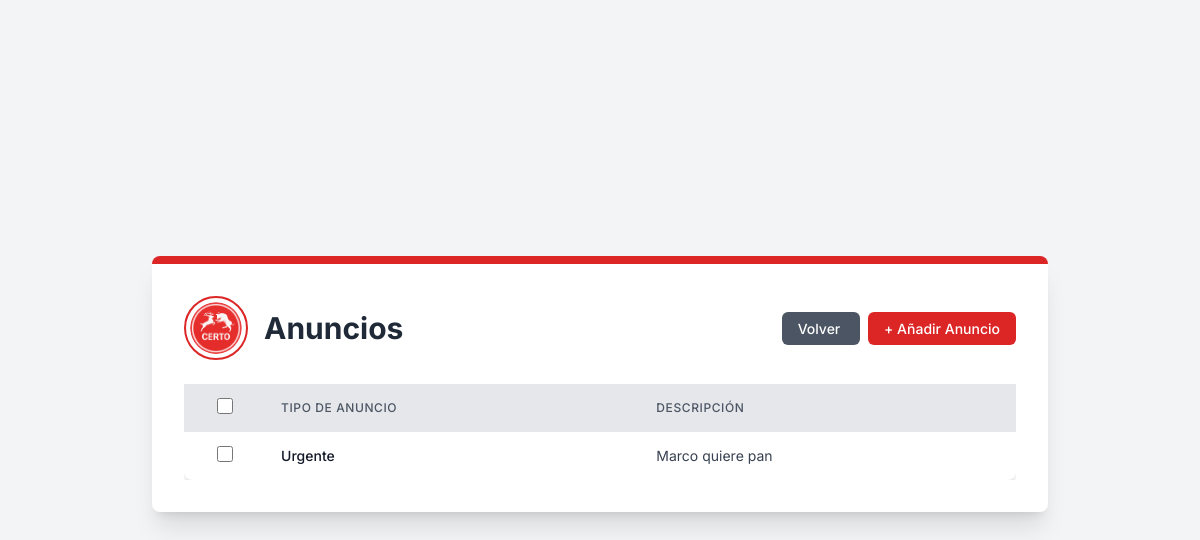
Before: /comedor/ads/ (signed in) with the older database file.
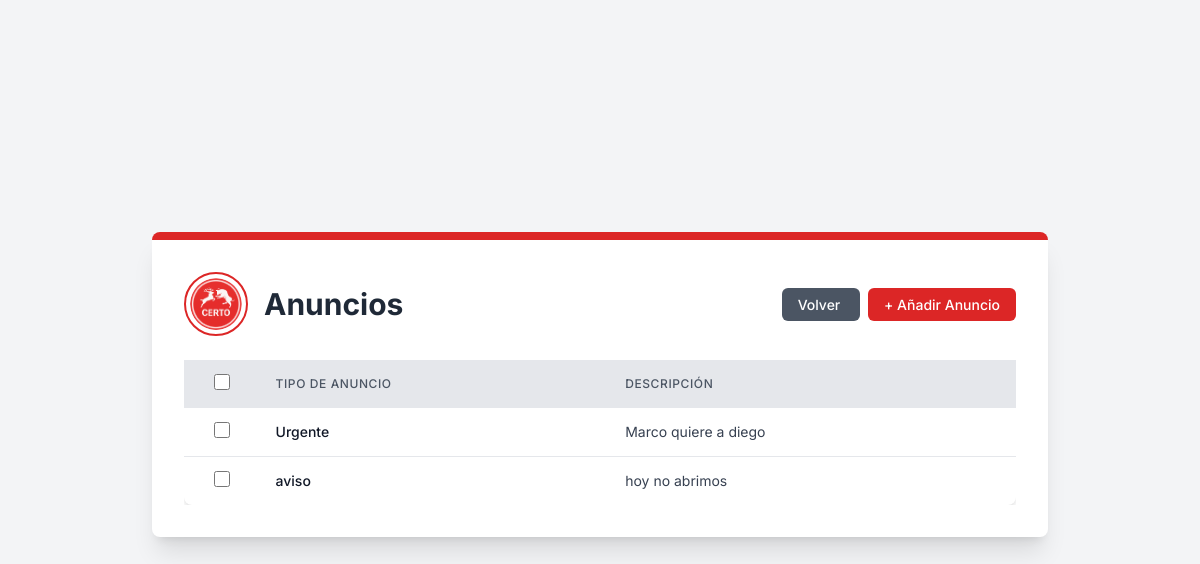
After: the same page with the newer database file.
### comedor/models.py (models this page shows, shortened)
class Noticias(models.Model):
    titulo = models.CharField(max_length=100, verbose_name='Título')
    contenido = models.TextField(verbose_name='Contenido')
    activo = models.BooleanField(default=True, verbose_name='Activo')
    autor = models.ForeignKey(Usuarios, on_delete=models.CASCADE, verbose_name='Autor')
    fecha = models.DateField(auto_now=True, verbose_name='Fecha')
    class Meta:
        verbose_name = 'Noticia'
        verbose_name_plural = 'Noticias'

### comedor/views.py (the view)
# urls.py: path("ads/", views.ads, name="ads"),
def ads(request):
    if request.user.is_authenticated:
        noticiaList = Noticias.objects.all()
        return render(request, 'Ads/ads_list_view.html', {'noticias': noticiaList})
    else:
        return redirect('core:signInUp')

### comedor/templates/Ads/ads_list_view.html (shortened to what this page needs)
{% extends "main.html" %} {% load static %}{% block content %}
    <div
      class="bg-white p-8 rounded-lg shadow-xl max-w-4xl w-full border-t-8 border-primary-red mb-8"
    >
      <div class="flex flex-col md:flex-row items-center justify-between mb-6">
        <div class="flex items-center mb-4 md:mb-0">
          <img
            src="{% static 'img/logos/logo.png' %}"
            alt="Logo de la Cafetería Certo"
            class="w-16 h-16 rounded-full border-2 border-primary-red p-1 object-cover mr-4"
          />
          <h1 class="text-3xl font-bold text-gray-800">
            Anuncios
          </h1>
        </div>
        <div class="text-right">
          <a
            href="/core/dashboard"
            class="px-4 py-2 text-sm font-medium text-white bg-gray-600 rounded-md hover:bg-gray-700 transition duration-300 ease-in-out mr-2"
          >
            Volver
        </a>
          <a
            href="{% url 'comedor:createAds' %}"
            class="px-4 py-2 text-sm font-medium text-white bg-primary-red rounded-md hover:bg-red-700 transition duration-300 ease-in-out"
          >
            + Añadir Anuncio
          </a>
        </div>
      </div>
    <div class="overflow-x-auto">
    <form
      id="deleteForm"
      method="post"
      action="{% url 'core:bulk_delete' 'ads' 'comedor:ads' %}"
    >
      <table class="min-w-full bg-white rounded-lg shadow-custom">
        <thead class="bg-gray-200">
          <tr>
            <th class="py-3 px-2 text-center">
              <input
                type="checkbox"
                id="selectAll"
                class="form-checkbox h-4 w-4 text-primary-red"
              />
            </th>
            <th
              class="py-3 px-4 text-left text-xs font-medium text-gray-600 uppercase tracking-wider"
            >
              Tipo de Anuncio
            </th>
            <th
              class="py-3 px-4 text-left text-xs font-medium text-gray-600 uppercase tracking-wider"
            >
              Descripción
            </th>
          </tr>
        </thead>
        <tbody class="divide-y divide-gray-200">
          {% for noticia in noticias %}
          <tr class="hover:bg-gray-50 cursor-pointer" onclick="window.location.href='{% url 'comedor:createAds' %}?id={{ noticia.id }}'">
            <td class="py-3 px-2 text-center">
              <input
                type="checkbox"
                name="selected_ids"
                value="{{ noticia.id }}"
                class="rowCheckbox form-checkbox h-4 w-4 text-primary-red"
                onclick="event.stopPropagation();"
              />
            </td>
            <td
              class="py-3 px-4 whitespace-nowrap text-sm font-medium text-gray-900"
            >
              {{ noticia.titulo }}
            </td>
            <td class="py-3 px-4 whitespace-nowrap text-sm text-gray-700">
              {{ noticia.contenido }}
            </td>
          </tr>
          {% endfor %}
        </tbody>
      </table>
    </div>
    </div>
{% endblock %}

Changed rows visible on the page:
changed Noticias "Urgente": contenido "Marco quiere pan" → "Marco quiere a diego"
added Noticias: titulo "aviso", contenido "hoy no abrimos"
